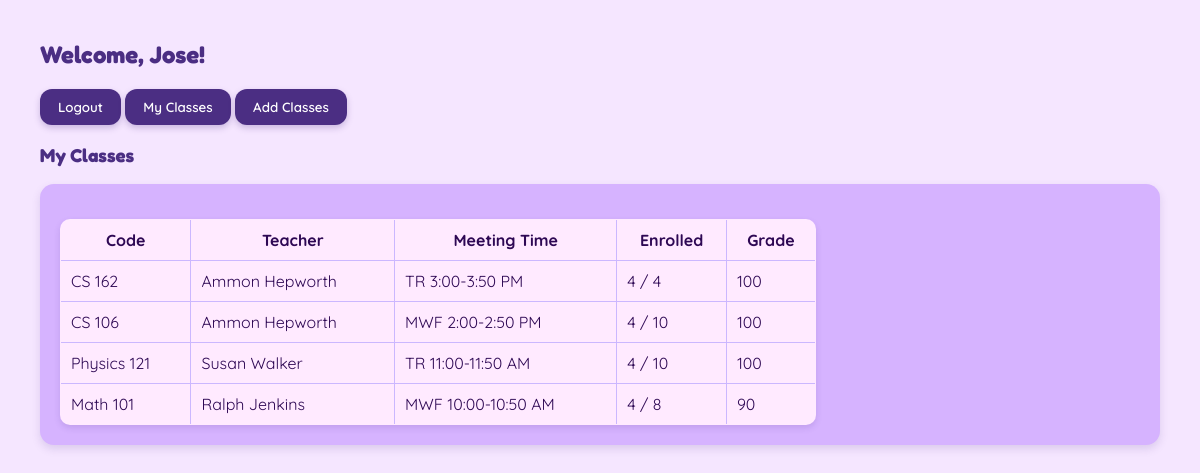
Page /student/dashboard (signed in) on the earlier database version.
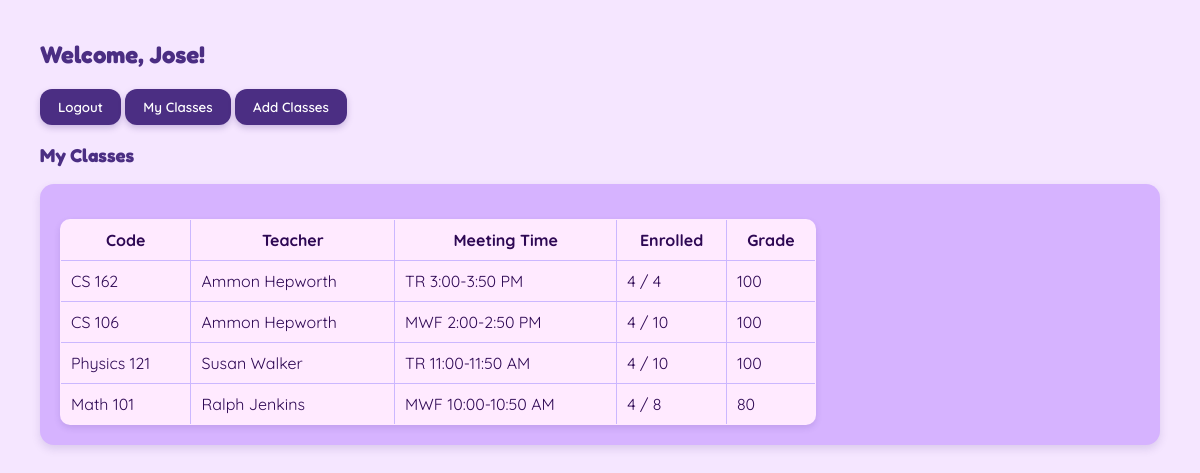
Same page on the later database version.
### models.py (models this page shows, shortened)
class Enrollment(db.Model):
    __tablename__ = "enrollments"
    id = db.Column(db.Integer, primary_key=True)
    student_id = db.Column(db.Integer, db.ForeignKey("users.id"), nullable=False)
    course_id = db.Column(db.Integer, db.ForeignKey("courses.id"), nullable=False)
    grade = db.Column(db.String(5))
    status = db.Column(db.String(20), nullable=False, default="active")
    student = db.relationship("User", backref="enrollments", foreign_keys=[student_id])
    course = db.relationship("Course", backref="enrollments")

class Course(db.Model):
    __tablename__ = "courses"
    id = db.Column(db.Integer, primary_key=True)
    code = db.Column(db.String(20), unique=True, nullable=False)
    meeting_time = db.Column(db.String(50))
    capacity = db.Column(db.Integer, nullable=False, default=30)
    teacher_id = db.Column(db.Integer, db.ForeignKey("users.id"))
    teacher = db.relationship("User", backref = "taught_courses")
    @property
    def enrollment_count(self):
        return len([e for e in self.enrollments if e.status == "active"])

class User(UserMixin, db.Model):
    __tablename__ = "users"
    id = db.Column(db.Integer, primary_key=True)
    username = db.Column(db.String(80), unique=True, nullable=False)
    email = db.Column(db.String(120), unique=True, nullable=False)
    password = db.Column(db.String(200), nullable=False)
    role = db.Column(db.String(20), nullable=False, default="student")
    first_name = db.Column(db.String(80), nullable=False)
    last_name = db.Column(db.String(80), nullable=False)

### app.py (the view)
@app.route("/student/dashboard")
@login_required
def student_dashboard():
    enrollments = Enrollment.query.filter_by(student_id=current_user.id, status="active").all()
    courses = Course.query.all()
    return render_template("student_dashboard.html", enrollments=enrollments, courses=courses)

### app.py (called while the page is built)
@login_manager.user_loader
def load_user(user_id):
    return User.query.get(int(user_id))

### templates/student_dashboard.html (shortened to what this page needs)
<!DOCTYPE html>
<html lang="en">
    <head>
        <link rel="stylesheet" href="/static/styles.css">
</head>
<body>
    <h2>Welcome, {{ current_user.first_name }}!</h2>
    <form action="/logout" method="GET" style="display:inline;">
        <button type="submit">Logout</button>
    </form>
    <button onclick="showTab('my-classes')">My Classes</button>
    <button onclick="showTab('add-classes')">Add Classes</button>
    <div id="my-classes">
        <h3>My Classes</h3>
        <section>
            <table border="1">
                <tr>
                    <th>Code</th>
                    <th>Teacher</th>
                    <th>Meeting Time</th>
                    <th>Enrolled</th>
                    <th>Grade</th>
                </tr>
                {% for enrollment in enrollments %}
                <tr>
                    <td>{{ enrollment.course.code }}</td>
                    <td>{{ enrollment.course.teacher.first_name }} {{ enrollment.course.teacher.last_name }}</td>
                    <td>{{ enrollment.course.meeting_time }}</td>
                    <td>{{ enrollment.course.enrollment_count }} / {{ enrollment.course.capacity }}</td>
                    <td>{{ enrollment.grade or "N/A" }}</td>
                </tr>
                {% endfor %}
            </table>
        </section>
    </div>
</body>
</html>

Differences in the rows shown:
changed Enrollment "Math 101": grade "90" → "80"
